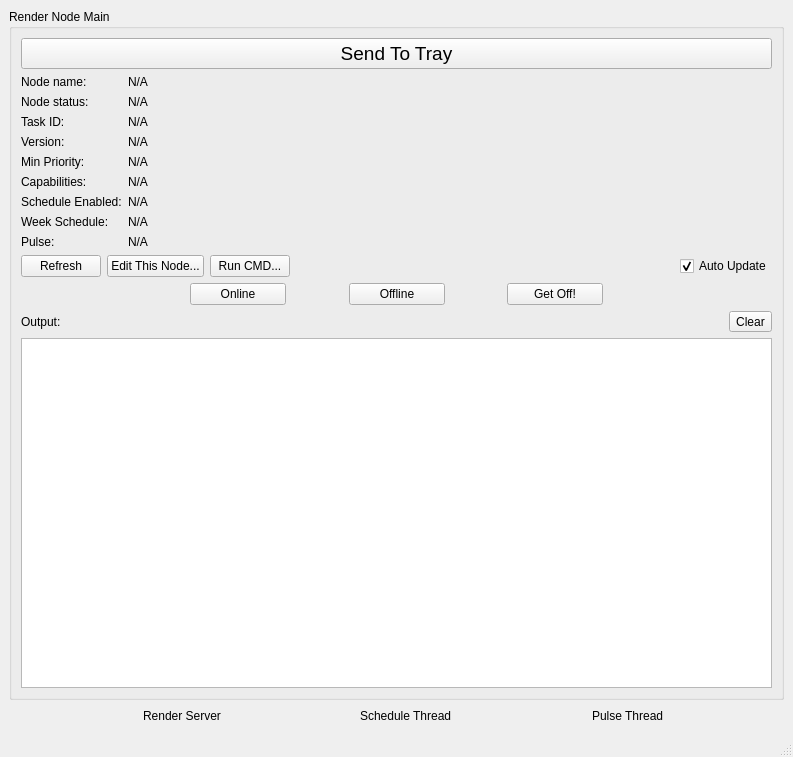
<?xml version="1.0" encoding="UTF-8"?>
<ui version="4.0">
 <class>RenderNodeMainWindow</class>
 <widget class="QMainWindow" name="RenderNodeMainWindow">
  <property name="geometry">
   <rect>
    <x>0</x>
    <y>0</y>
    <width>793</width>
    <height>737</height>
   </rect>
  </property>
  <property name="windowTitle">
   <string>RenderNodeMain</string>
  </property>
  <widget class="QWidget" name="centralwidget">
   <layout class="QFormLayout" name="formLayout">
    <item row="2" column="0" colspan="2">
     <layout class="QHBoxLayout" name="statusLayout">
      <item>
       <spacer name="horizontalSpacer_5">
        <property name="orientation">
         <enum>Qt::Horizontal</enum>
        </property>
        <property name="sizeHint" stdset="0">
         <size>
          <width>40</width>
          <height>20</height>
         </size>
        </property>
       </spacer>
      </item>
      <item>
       <widget class="QLabel" name="renderServerPixmap">
        <property name="text">
         <string/>
        </property>
        <property name="pixmap">
         <pixmap>../Images/status/notStarted.png</pixmap>
        </property>
       </widget>
      </item>
      <item>
       <widget class="QLabel" name="renderServerLabel">
        <property name="text">
         <string>Render Server</string>
        </property>
       </widget>
      </item>
      <item>
       <spacer name="horizontalSpacer_3">
        <property name="orientation">
         <enum>Qt::Horizontal</enum>
        </property>
        <property name="sizeHint" stdset="0">
         <size>
          <width>40</width>
          <height>20</height>
         </size>
        </property>
       </spacer>
      </item>
      <item>
       <widget class="QLabel" name="scheduleThreadPixmap">
        <property name="text">
         <string/>
        </property>
        <property name="pixmap">
         <pixmap>../Images/status/notStarted.png</pixmap>
        </property>
       </widget>
      </item>
      <item>
       <widget class="QLabel" name="scheduleThreadLabel">
        <property name="text">
         <string>Schedule Thread</string>
        </property>
       </widget>
      </item>
      <item>
       <spacer name="horizontalSpacer_4">
        <property name="orientation">
         <enum>Qt::Horizontal</enum>
        </property>
        <property name="sizeHint" stdset="0">
         <size>
          <width>40</width>
          <height>20</height>
         </size>
        </property>
       </spacer>
      </item>
      <item>
       <widget class="QLabel" name="pulseThreadPixmap">
        <property name="text">
         <string/>
        </property>
        <property name="pixmap">
         <pixmap>../Images/status/notStarted.png</pixmap>
        </property>
       </widget>
      </item>
      <item>
       <widget class="QLabel" name="pulseThreadLabel">
        <property name="text">
         <string>Pulse Thread</string>
        </property>
       </widget>
      </item>
      <item>
       <spacer name="horizontalSpacer_6">
        <property name="orientation">
         <enum>Qt::Horizontal</enum>
        </property>
        <property name="sizeHint" stdset="0">
         <size>
          <width>40</width>
          <height>20</height>
         </size>
        </property>
       </spacer>
      </item>
     </layout>
    </item>
    <item row="0" column="0" colspan="2">
     <widget class="QGroupBox" name="MainGroup">
      <property name="title">
       <string>Render Node Main</string>
      </property>
      <layout class="QFormLayout" name="formLayout_2">
       <item row="0" column="0" colspan="2">
        <widget class="QPushButton" name="trayButton">
         <property name="font">
          <font>
           <pointsize>14</pointsize>
           <weight>50</weight>
           <italic>false</italic>
           <bold>false</bold>
           <underline>false</underline>
           <kerning>true</kerning>
          </font>
         </property>
         <property name="text">
          <string>Send To Tray</string>
         </property>
        </widget>
       </item>
       <item row="2" column="0" colspan="2">
        <layout class="QHBoxLayout" name="horizontalLayout_6">
         <item>
          <widget class="QPushButton" name="refreshButton">
           <property name="text">
            <string>Refresh</string>
           </property>
           <property name="icon">
            <iconset>
             <normaloff>../Images/refresh.png</normaloff>../Images/refresh.png</iconset>
           </property>
           <property name="checkable">
            <bool>false</bool>
           </property>
          </widget>
         </item>
         <item>
          <widget class="QPushButton" name="editThisNodeButton">
           <property name="enabled">
            <bool>true</bool>
           </property>
           <property name="text">
            <string>Edit This Node...</string>
           </property>
          </widget>
         </item>
         <item>
          <widget class="QPushButton" name="runCmdButton">
           <property name="text">
            <string>Run CMD...</string>
           </property>
          </widget>
         </item>
         <item>
          <spacer name="horizontalSpacer_14">
           <property name="orientation">
            <enum>Qt::Horizontal</enum>
           </property>
           <property name="sizeHint" stdset="0">
            <size>
             <width>40</width>
             <height>20</height>
            </size>
           </property>
          </spacer>
         </item>
         <item>
          <widget class="QCheckBox" name="autoUpdateCheckBox">
           <property name="enabled">
            <bool>true</bool>
           </property>
           <property name="text">
            <string>Auto Update</string>
           </property>
           <property name="checked">
            <bool>true</bool>
           </property>
          </widget>
         </item>
        </layout>
       </item>
       <item row="3" column="0" colspan="2">
        <layout class="QHBoxLayout" name="buttonLayout">
         <item>
          <spacer name="horizontalSpacer_9">
           <property name="orientation">
            <enum>Qt::Horizontal</enum>
           </property>
           <property name="sizeHint" stdset="0">
            <size>
             <width>40</width>
             <height>20</height>
            </size>
           </property>
          </spacer>
         </item>
         <item>
          <spacer name="horizontalSpacer_11">
           <property name="orientation">
            <enum>Qt::Horizontal</enum>
           </property>
           <property name="sizeHint" stdset="0">
            <size>
             <width>40</width>
             <height>20</height>
            </size>
           </property>
          </spacer>
         </item>
         <item>
          <spacer name="horizontalSpacer">
           <property name="orientation">
            <enum>Qt::Horizontal</enum>
           </property>
           <property name="sizeHint" stdset="0">
            <size>
             <width>40</width>
             <height>20</height>
            </size>
           </property>
          </spacer>
         </item>
         <item>
          <widget class="QPushButton" name="onlineButton">
           <property name="minimumSize">
            <size>
             <width>96</width>
             <height>0</height>
            </size>
           </property>
           <property name="text">
            <string>Online</string>
           </property>
          </widget>
         </item>
         <item>
          <spacer name="horizontalSpacer_7">
           <property name="orientation">
            <enum>Qt::Horizontal</enum>
           </property>
           <property name="sizeHint" stdset="0">
            <size>
             <width>40</width>
             <height>20</height>
            </size>
           </property>
          </spacer>
         </item>
         <item>
          <widget class="QPushButton" name="offlineButton">
           <property name="minimumSize">
            <size>
             <width>96</width>
             <height>0</height>
            </size>
           </property>
           <property name="text">
            <string>Offline</string>
           </property>
          </widget>
         </item>
         <item>
          <spacer name="horizontalSpacer_8">
           <property name="orientation">
            <enum>Qt::Horizontal</enum>
           </property>
           <property name="sizeHint" stdset="0">
            <size>
             <width>40</width>
             <height>20</height>
            </size>
           </property>
          </spacer>
         </item>
         <item>
          <widget class="QPushButton" name="getoffButton">
           <property name="minimumSize">
            <size>
             <width>96</width>
             <height>0</height>
            </size>
           </property>
           <property name="text">
            <string>Get Off!</string>
           </property>
          </widget>
         </item>
         <item>
          <spacer name="horizontalSpacer_2">
           <property name="orientation">
            <enum>Qt::Horizontal</enum>
           </property>
           <property name="sizeHint" stdset="0">
            <size>
             <width>40</width>
             <height>20</height>
            </size>
           </property>
          </spacer>
         </item>
         <item>
          <spacer name="horizontalSpacer_12">
           <property name="orientation">
            <enum>Qt::Horizontal</enum>
           </property>
           <property name="sizeHint" stdset="0">
            <size>
             <width>40</width>
             <height>20</height>
            </size>
           </property>
          </spacer>
         </item>
         <item>
          <spacer name="horizontalSpacer_10">
           <property name="orientation">
            <enum>Qt::Horizontal</enum>
           </property>
           <property name="sizeHint" stdset="0">
            <size>
             <width>40</width>
             <height>20</height>
            </size>
           </property>
          </spacer>
         </item>
        </layout>
       </item>
       <item row="4" column="0">
        <widget class="QLabel" name="outputLabel">
         <property name="text">
          <string>Output:</string>
         </property>
        </widget>
       </item>
       <item row="4" column="1">
        <layout class="QHBoxLayout" name="horizontalLayout">
         <item>
          <spacer name="horizontalSpacer_13">
           <property name="orientation">
            <enum>Qt::Horizontal</enum>
           </property>
           <property name="sizeHint" stdset="0">
            <size>
             <width>40</width>
             <height>20</height>
            </size>
           </property>
          </spacer>
         </item>
         <item>
          <widget class="QToolButton" name="clearButton">
           <property name="text">
            <string>Clear</string>
           </property>
           <property name="checkable">
            <bool>false</bool>
           </property>
           <property name="popupMode">
            <enum>QToolButton::DelayedPopup</enum>
           </property>
           <property name="autoRaise">
            <bool>false</bool>
           </property>
          </widget>
         </item>
        </layout>
       </item>
       <item row="5" column="0" colspan="2">
        <widget class="QTextEdit" name="outputTextEdit">
         <property name="minimumSize">
          <size>
           <width>0</width>
           <height>350</height>
          </size>
         </property>
         <property name="readOnly">
          <bool>true</bool>
         </property>
        </widget>
       </item>
       <item row="1" column="0" colspan="2">
        <layout class="QFormLayout" name="formLayout_thisNodeLabels">
         <property name="fieldGrowthPolicy">
          <enum>QFormLayout::AllNonFixedFieldsGrow</enum>
         </property>
         <item row="0" column="0">
          <widget class="QLabel" name="nodeNameLabel_LABEL">
           <property name="text">
            <string>Node name:</string>
           </property>
          </widget>
         </item>
         <item row="0" column="1">
          <widget class="QLabel" name="nodeNameLabel">
           <property name="text">
            <string>N/A</string>
           </property>
          </widget>
         </item>
         <item row="1" column="0">
          <widget class="QLabel" name="nodeStatusLabel_LABEL">
           <property name="text">
            <string>Node status:</string>
           </property>
          </widget>
         </item>
         <item row="1" column="1">
          <widget class="QLabel" name="nodeStatusLabel">
           <property name="text">
            <string>N/A</string>
           </property>
          </widget>
         </item>
         <item row="2" column="0">
          <widget class="QLabel" name="taskIDLabelLabel">
           <property name="text">
            <string>Task ID:</string>
           </property>
          </widget>
         </item>
         <item row="2" column="1">
          <widget class="QLabel" name="taskIDLabel">
           <property name="text">
            <string>N/A</string>
           </property>
          </widget>
         </item>
         <item row="3" column="0">
          <widget class="QLabel" name="nodeVersionLabel_LABEL">
           <property name="text">
            <string>Version:</string>
           </property>
          </widget>
         </item>
         <item row="3" column="1">
          <widget class="QLabel" name="nodeVersionLabel">
           <property name="text">
            <string>N/A</string>
           </property>
          </widget>
         </item>
         <item row="4" column="0">
          <widget class="QLabel" name="minPriorityLabel_LABEL">
           <property name="text">
            <string>Min Priority:</string>
           </property>
          </widget>
         </item>
         <item row="4" column="1">
          <widget class="QLabel" name="minPriorityLabel">
           <property name="text">
            <string>N/A</string>
           </property>
          </widget>
         </item>
         <item row="5" column="0">
          <widget class="QLabel" name="capabilitiesLabel_LABEL">
           <property name="text">
            <string>Capabilities:</string>
           </property>
          </widget>
         </item>
         <item row="5" column="1">
          <widget class="QLabel" name="capabilitiesLabel">
           <property name="text">
            <string>N/A</string>
           </property>
          </widget>
         </item>
         <item row="6" column="0">
          <widget class="QLabel" name="weekSchedule_LABEL">
           <property name="text">
            <string>Schedule Enabled:</string>
           </property>
          </widget>
         </item>
         <item row="6" column="1">
          <widget class="QLabel" name="scheduleEnabled">
           <property name="text">
            <string>N/A</string>
           </property>
          </widget>
         </item>
         <item row="8" column="0">
          <widget class="QLabel" name="pulseLabel_LABEL">
           <property name="text">
            <string>Pulse:</string>
           </property>
          </widget>
         </item>
         <item row="8" column="1">
          <widget class="QLabel" name="pulseLabel">
           <property name="text">
            <string>N/A</string>
           </property>
          </widget>
         </item>
         <item row="7" column="1">
          <widget class="QLabel" name="weekSchedule">
           <property name="text">
            <string>N/A</string>
           </property>
          </widget>
         </item>
         <item row="7" column="0">
          <widget class="QLabel" name="scheduleEnabled_LABEL">
           <property name="text">
            <string>Week Schedule:</string>
           </property>
          </widget>
         </item>
        </layout>
       </item>
      </layout>
     </widget>
    </item>
   </layout>
  </widget>
  <widget class="QStatusBar" name="statusbar"/>
 </widget>
 <resources/>
 <connections/>
</ui>
